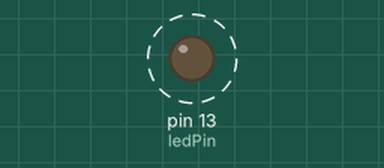
Simulated run of this sketch. Board: Arduino Uno, built with avr-gcc and run on an emulated ATmega328P. On the bench: output pins drawn as LEDs (lit = HIGH). Dashed ring = blinking.

Above: at 0.5 s.
Timing chart, 0 to 4.6 s (numbered marks = the images above):
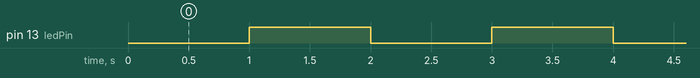

The sketch:

millisfunction.ino
```cpp
const int ledPin =13;
int LED = LOW;

unsigned long previousMillis = 0;

const long interval = 1000;

void setup() {
  // set the digital pin as output:
  pinMode(ledPin, OUTPUT);
}

void loop() {
  unsigned long currentMillis = millis();

  if (currentMillis - previousMillis >= interval) {
  previousMillis = currentMillis;
    if (LED == LOW) {
    LED = HIGH;
    }

    else {
    LED = LOW;
    }
    digitalWrite(ledPin,LED);
  }
}
```

Measured:
- by itself, pin 13 (ledPin): alternates HIGH for 1.0 s and LOW for 1.0 s
